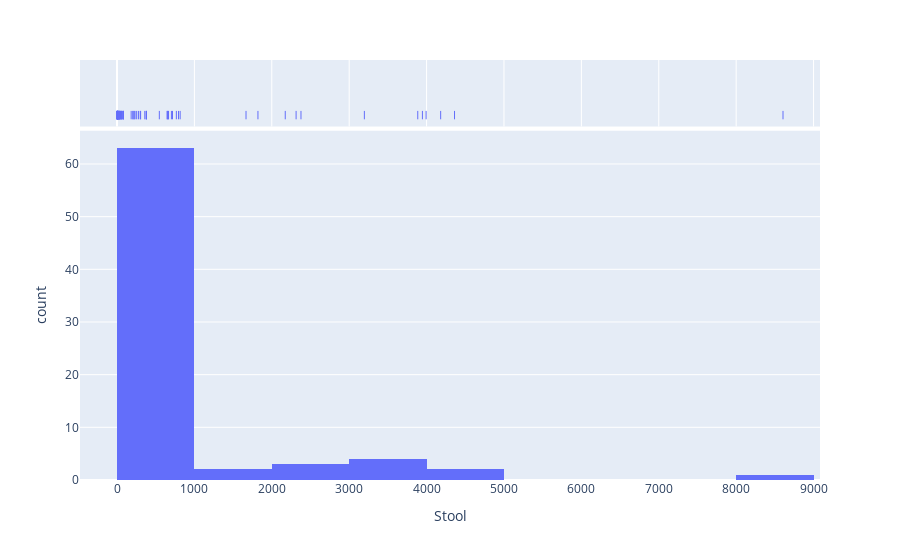

The notebook cell this image was saved under:
### Markdown cell above
Bài tập: Hãy làm đẹp biểu đồ trên

### Code cell
#code của bạn ở đây
df = mb_df
fig = px.histogram(df, x = 'Stool', marginal="rug", # can be `box`, `violin`
                         hover_data=df.columns,)
fig.show()

### Figure 1 — Plotly figure (JSON) as saved in the notebook; plotly's stock layout.template omitted (floating-point values rounded to 4 significant figures; data arrays with more than 128 entries replaced by an {"elided": "..."} marker saying what was removed)
{"data": [{"alignmentgroup": "True", "bingroup": "x", "hovertemplate": "Stool=%{x}<br>count=%{y}<extra></extra>", "legendgroup": "", "marker": {"color": "#636efa"}, "name": "", "offsetgroup": "", "orientation": "v", "showlegend": false, "type": "histogram", "x": [305, 4182, 703, 3946, 8605, 50, 717, 33, 80, 3196, 32, 4361, 1667, 223, 2377, 3886, 1821, 661, 18, 83, 12, 547, 2174, 767, 76, 795, 666, 3994, 816, 53, 648, 4, 2, 300, 7, 9, 377, 58, 233, 21, 83, 75, 59, 183, 204, 380, 0, 0, 5, 7, 2, 209, 651, 254, 10, 381, 359, 51, 2314, 33, 277, 18, 2, 43, 40, 0, 12, 11, 11, 14, 6, 6, 25, 22, 32], "xaxis": "x", "yaxis": "y"}, {"alignmentgroup": "True", "boxpoints": "all", "customdata": {"elided": "75x3 mixed values"}, "fillcolor": "rgba(255,255,255,0)", "hoveron": "points", "hovertemplate": "Stool=%{x}<br>Taxon=%{customdata[0]}<br>Patient=%{customdata[1]}<br>Tissue=%{customdata[2]}<extra></extra>", "jitter": 0, "legendgroup": "", "line": {"color": "rgba(255,255,255,0)"}, "marker": {"color": "#636efa", "symbol": "line-ns-open"}, "name": "", "offsetgroup": "", "showlegend": false, "type": "box", "x": [305, 4182, 703, 3946, 8605, 50, 717, 33, 80, 3196, 32, 4361, 1667, 223, 2377, 3886, 1821, 661, 18, 83, 12, 547, 2174, 767, 76, 795, 666, 3994, 816, 53, 648, 4, 2, 300, 7, 9, 377, 58, 233, 21, 83, 75, 59, 183, 204, 380, 0, 0, 5, 7, 2, 209, 651, 254, 10, 381, 359, 51, 2314, 33, 277, 18, 2, 43, 40, 0, 12, 11, 11, 14, 6, 6, 25, 22, 32], "xaxis": "x2", "yaxis": "y2"}], "layout": {"barmode": "relative", "legend": {"tracegroupgap": 0}, "margin": {"t": 60}, "xaxis": {"anchor": "y", "domain": [0, 1], "title": {"text": "Stool"}}, "xaxis2": {"anchor": "y2", "domain": [0, 1], "matches": "x", "showgrid": true, "showticklabels": false}, "yaxis": {"anchor": "x", "domain": [0, 0.8316], "title": {"text": "count"}}, "yaxis2": {"anchor": "x2", "domain": [0.8416, 1], "matches": "y2", "showgrid": false, "showline": false, "showticklabels": false, "ticks": ""}}}
